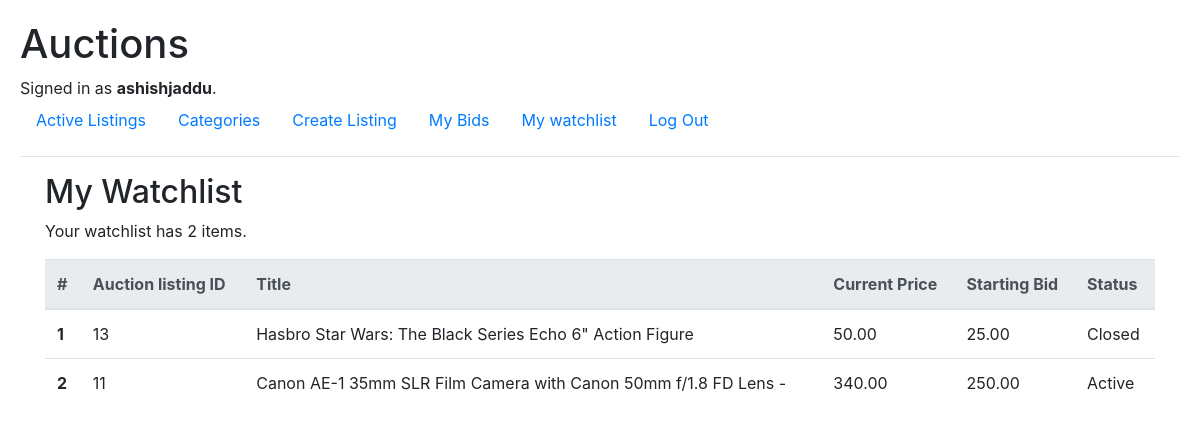
Page /watchlist (signed in) on the committed database.
### auctions/models.py (models this page shows, shortened)
class User(AbstractUser):
    email = models.EmailField(unique=True)

class Auction(models.Model):
    title = models.CharField(max_length=64)
    description = models.TextField(max_length=512)
    starting_bid = models.DecimalField(max_digits=9, decimal_places=2, default=0.00)
    current_bid = models.DecimalField(max_digits=9, decimal_places=2, default=0.00)
    category = models.ForeignKey(Category, on_delete=models.CASCADE, related_name="auction_category", blank=True, null=True) # related_name search all the auctions with a given category
    imageURL = models.URLField(blank=True)
    seller = models.ForeignKey(User, on_delete=models.CASCADE, related_name="auction_seller")
    closed = models.BooleanField(default=False)
    creation_date = models.DateTimeField(auto_now_add=True)
    update_date = models.DateTimeField(auto_now=True, null=True)
    end_date = models.DateTimeField(null=True)

### auctions/views.py (the view)
# urls.py: path("watchlist", views.watchlist, name="watchlist"),
@login_required(login_url="login")
def watchlist(request):
    try:
        watchlist = Watchlist.objects.get(user=request.user)
        auctions = watchlist.auctions.all().order_by('-id')
        watchingNum = watchlist.auctions.all().count()
    except ObjectDoesNotExist:
        watchlist = None
        auctions = None
        watchingNum = 0
    return render(request, "auctions/watchlist.html", {
        "watchlist": watchlist,
        "auctions": auctions,
        "watchingNum": watchingNum
    })

### auctions/templates/auctions/watchlist.html
{% extends "auctions/layout.html" %}
{% block body %}
<div class="container">
    <h2>My Watchlist</h2>
    {% if watchlist %}
    <div><p>Your watchlist has {{ watchingNum }} items.</p></div>
    <table class="table table-hover">
        <thead class="thead-light">
          <tr>
            <th scope="col">#</th>
            <th scope="col">Auction listing ID</th>
            <th scope="col">Title</th>
            <th scope="col">Current Price</th>
            <th scope="col">Starting Bid</th>
            <th scope="col">Status</th>
          </tr>
        </thead>
        <tbody>
        {% for auction in auctions %}
          <tr>
            <th scope="row">{{ forloop.counter }}</th>
            <td>{{ auction.id }}</td>
            <td><a href="{% url 'listing' auction.id %}" style="color: inherit;">{{ auction.title }}</a></td>
            <td>{{ auction.current_bid }}</td>
            <td>{{ auction.starting_bid }}</td>
            <td>
                {% if auction.closed %}
                    Closed
                {% else %}
                    Active
                {% endif %}
            </td>
          </tr>
        {% endfor %}
        </tbody>
      </table>
      {% else %}
      <p>No items in your watchlist.</p>
      {% endif %}
</div>
{% endblock %}

### auctions/templates/auctions/layout.html (shortened to what this page needs)
{% load static %}
<!DOCTYPE html>
<html lang="en">
    <head>
        <link rel="stylesheet" href="https://stackpath.bootstrapcdn.com/bootstrap/4.4.1/css/bootstrap.min.css">
        <link href="{% static 'auctions/styles.css' %}" rel="stylesheet">
    </head>
    <body>
        <h1>Auctions</h1>
        <div>
            {% if user.is_authenticated %}
                Signed in as <strong>{{ user.username }}</strong>.
            {% else %}
                Not signed in.
            {% endif %}
        </div>
        <ul class="nav">
            <li class="nav-item">
                <a class="nav-link" href="{% url 'index' %}">Active Listings</a>
            </li>
            <li class="nav-item">
                <a class="nav-link" href="{% url 'categories' %}">Categories</a>
            </li>
            {% if user.is_authenticated %}
                <li class="nav-item">
                    <a class="nav-link" href="{% url 'create' %}">Create Listing</a>
                </li>
                <li class="nav-item">
                    <a class="nav-link" href="{% url 'mybiddings' %}">My Bids</a>
                </li>
                <li class="nav-item">
                    <a class="nav-link" href="{% url 'watchlist' %}">My watchlist</a>
                </li>
                <li class="nav-item">
                    <a class="nav-link" href="{% url 'logout' %}">Log Out</a>
                </li>
            {% endif %}
        </ul>
        <hr>
        {% block body %}
        {% endblock %}
    </body>
</html>

### auctions/static/auctions/styles.css (style rules this page uses)
body { margin: 10px; padding: 10px; }

### rows in the picture
User: username "ashishjaddu"
Auction: id "13", title "Hasbro Star Wars: The Black Series Echo 6\" Action Figure", current_bid "50.00", starting_bid "25.00", closed "Closed"
Auction: id "11", title "Canon AE-1 35mm SLR Film Camera with Canon 50mm f/1.8 FD Lens -", current_bid "340.00", starting_bid "250.00", closed "Active"

### other values in the picture
{{ watchingNum }} "2"
